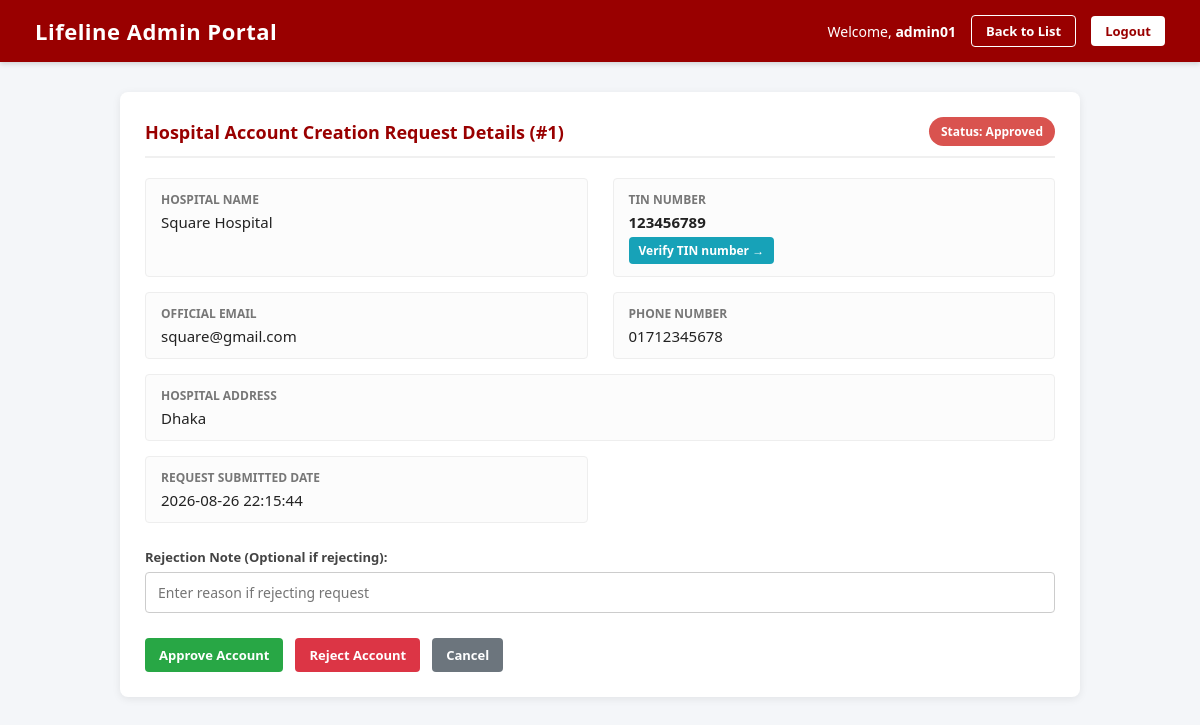
Page /View/adminViewCreateApproval.php?id=1 (signed in) on the committed database.
### tables this page shows
CREATE TABLE `hospital_registration_request` (
  `Request_ID` int(11) NOT NULL,
  `H_TIN` varchar(30) NOT NULL,
  `H_Name` varchar(100) NOT NULL,
  `H_Email` varchar(100) NOT NULL,
  `H_Phone_Number` varchar(20) NOT NULL,
  `H_Address` varchar(200) NOT NULL,
  `Request_Status` varchar(20) DEFAULT 'Pending',
  `Request_Date` timestamp NOT NULL DEFAULT current_timestamp(),
  `Review_Date` timestamp NULL DEFAULT NULL,
  `Reviewed_By` varchar(30) DEFAULT NULL,
  `Rejection_Reason` varchar(255) DEFAULT NULL
);

### Model/adminModel.php (called while the page is built, shortened)
<?php
function getCreateRequestById($conn, $id) {
    $id = intval($id);
    $query = "SELECT * FROM hospital_registration_request WHERE Request_ID = $id";
    $result = mysqli_query($conn, $query);
    if ($result && mysqli_num_rows($result) == 1) {
        return mysqli_fetch_assoc($result);
    }
    return false;
}
?>

### View/adminViewCreateApproval.php (the view, shortened to what this page needs)
<?php
require_once '../Model/adminModel.php';
$admin = $_SESSION['admin_user'];
$requestId = isset($_GET['id']) ? intval($_GET['id']) : 0;
$request = getCreateRequestById($conn, $requestId);
?>
<!DOCTYPE html>
<html lang="en">
<head>
    <link rel="stylesheet" href="css/adminStyle.css">
</head>
<body>
    <header class="navbar">
        <h2>Lifeline Admin Portal</h2>
        <div class="user-info">
            <span>Welcome, <strong><?php echo htmlspecialchars($admin); ?></strong></span>
            <a href="adminHospitalCreateApprovals.php" class="logout-btn" style="background-color: transparent; color: #fff; border: 1px solid #fff;">Back to List</a>
            <a href="../Controller/adminLogoutController.php" class="logout-btn">Logout</a>
        </div>
    </header>
    <div class="container">
        <div class="card">
            <div class="card-header">
                <h3>Hospital Account Creation Request Details (#<?php echo htmlspecialchars($request['Request_ID']); ?>)</h3>
                <span class="badge">Status: <?php echo htmlspecialchars($request['Request_Status']); ?></span>
            </div>
            <div class="details-grid">
                <div class="detail-item">
                    <label>Hospital Name</label>
                    <p><?php echo htmlspecialchars($request['H_Name']); ?></p>
                </div>
                <div class="detail-item">
                    <label>TIN Number</label>
                    <p><strong><?php echo htmlspecialchars($request['H_TIN']); ?></strong></p>
                    <a href="https://secure.incometax.gov.bd/TINHome" target="_blank" class="btn btn-verify">
                        Verify TIN number &rarr;
                    </a>
                </div>
                <div class="detail-item">
                    <label>Official Email</label>
                    <p><?php echo htmlspecialchars($request['H_Email']); ?></p>
                </div>
                <div class="detail-item">
                    <label>Phone Number</label>
                    <p><?php echo htmlspecialchars($request['H_Phone_Number']); ?></p>
                </div>
                <div class="detail-item" style="grid-column: span 2;">
                    <label>Hospital Address</label>
                    <p><?php echo htmlspecialchars($request['H_Address']); ?></p>
                </div>
                <div class="detail-item">
                    <label>Request Submitted Date</label>
                    <p><?php echo htmlspecialchars($request['Request_Date']); ?></p>
                </div>
            </div>
            <form action="../Controller/adminHospitalController.php" method="POST" style="margin-top: 25px;">
                <div class="form-group">
                    <label for="rejection_reason">Rejection Note (Optional if rejecting):</label>
                    <input type="text" id="rejection_reason" name="rejection_reason" placeholder="Enter reason if rejecting request">
                </div>
                <div class="btn-actions">
                    <button type="button" class="btn btn-approve" onclick="handleApprovalAjax(event, 'approve_create');">
                        Approve Account
                    </button>
                    <button type="button" class="btn btn-reject" onclick="handleApprovalAjax(event, 'reject_create');">
                        Reject Account
                    </button>
                    <a href="adminHospitalCreateApprovals.php" class="btn btn-back">Cancel</a>
                </div>
            </form>
        </div>
    </div>
</body>
</html>

### View/css/adminStyle.css (style rules this page uses)
* { margin: 0; padding: 0; box-sizing: border-box; font-family: 'Segoe UI', Tahoma, Geneva, Verdana, sans-serif; }
body { background-color: #f4f6f9; color: #333333; min-height: 100vh; }
.navbar { background-color: #990000; color: #ffffff; display: flex; justify-content: space-between; align-items: center; padding: 15px 35px; box-shadow: 0 2px 5px rgba(0, 0, 0, 0.15); }
.navbar h2 { font-size: 22px; letter-spacing: 0.5px; }
.navbar .user-info { display: flex; align-items: center; gap: 15px; font-size: 14px; }
.navbar .user-info span { font-weight: 500; }
.navbar .logout-btn { background-color: #ffffff; color: #990000; text-decoration: none; padding: 6px 14px; border-radius: 4px; font-weight: bold; font-size: 13px; transition: 0.2s; }
.container { max-width: 1000px; margin: 30px auto; padding: 0 20px; }
.form-group { margin-bottom: 18px; }
.form-group label { display: block; font-size: 13px; font-weight: 600; margin-bottom: 6px; color: #444444; }
.form-group input[type="text"], .form-group input[type="password"], .form-group textarea { width: 100%; padding: 10px 12px; border: 1px solid #cccccc; border-radius: 4px; font-size: 14px; }
.badge { background-color: #d9534f; color: #ffffff; padding: 6px 12px; border-radius: 20px; font-size: 12px; font-weight: bold; }
.card { background: #ffffff; border-radius: 8px; padding: 25px; box-shadow: 0 2px 8px rgba(0, 0, 0, 0.08); margin-bottom: 25px; }
.card-header { display: flex; justify-content: space-between; align-items: center; margin-bottom: 15px; padding-bottom: 10px; border-bottom: 2px solid #f0f0f0; }
.card-header h3 { color: #990000; font-size: 18px; }
.btn { display: inline-block; padding: 8px 14px; border-radius: 4px; font-size: 13px; font-weight: 600; text-decoration: none; border: none; cursor: pointer; text-align: center; transition: 0.2s; }
.btn-approve { background-color: #28a745; color: #ffffff; }
.btn-reject { background-color: #dc3545; color: #ffffff; }
.btn-verify { background-color: #17a2b8; color: #ffffff; margin-top: 5px; font-size: 12px; padding: 5px 10px; }
.btn-back { background-color: #6c757d; color: #ffffff; }
.details-grid { display: grid; grid-template-columns: 1fr 1fr; gap: 15px 25px; margin: 20px 0; }
.detail-item { background-color: #fcfcfc; padding: 12px 15px; border-radius: 4px; border: 1px solid #eeeeee; }
.detail-item label { font-size: 12px; color: #777777; font-weight: bold; text-transform: uppercase; display: block; margin-bottom: 4px; }
.detail-item p { font-size: 15px; color: #222222; font-weight: 500; }
.btn-actions { display: flex; gap: 12px; margin-top: 25px; }

### rows in the picture
hospital_registration_request: Request_ID "1", Request_Status "Approved", H_Name "Square Hospital", H_TIN "123456789", H_Email "square@gmail.com", H_Phone_Number "01712345678", H_Address "Dhaka", Request_Date "2026-08-26 22:15:44"

### other values in the picture
$admin "admin01"
